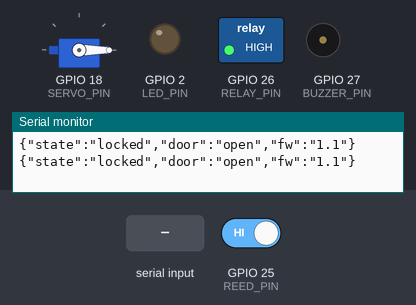
Recording of a sketch running on a simulated ESP32. On the bench: servo, switched loads named in the sketch (green lamp = pin HIGH), output pins drawn as LEDs (lit = HIGH), buzzer (waves = sounding, pin HIGH), the last lines printed to the serial monitor. The test bench sets the inputs (shaded band); at power-on: GPIO 25 (REED_PIN) HIGH.

Above: at 1.2 s.
1.3 s: "UNLOCK:1\n" received over Serial
At 2.1 s:
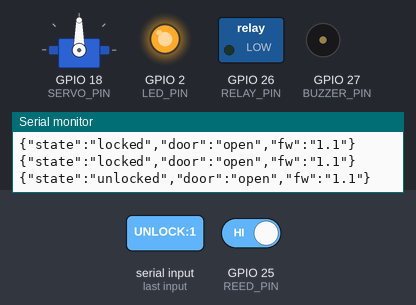
5.3 s: "UNLOCK:150\n" received over Serial
At 5.36 s:
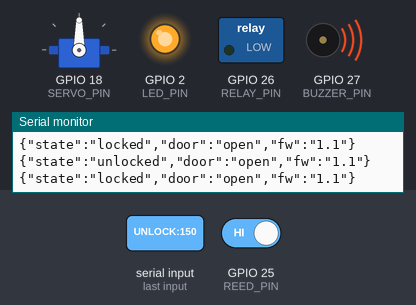
6.9 s: "unlock:1\n" received over Serial
At 8.9 s:
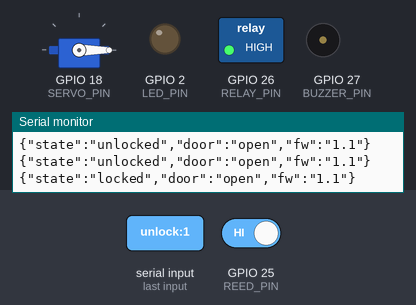
9.4 s: "unlock:150\n" received over Serial
At 10.6 s:
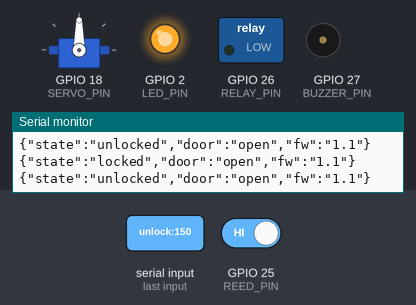
Timing chart, 0 to 15.9 s (numbered marks = the images above; inputs shaded):
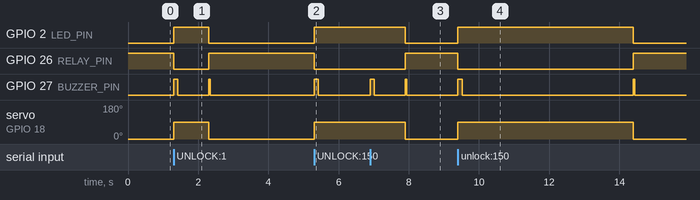

Measured:
- after the input at 1.3 s, GPIO 2 (LED_PIN): LOW → HIGH at once, → LOW 1.0 s later; GPIO 26 (RELAY_PIN): HIGH → LOW at once, → HIGH 1.0 s later; GPIO 27 (BUZZER_PIN): LOW → HIGH at once, → LOW 0.12 s later, → HIGH 0.88 s later, → LOW 0.04 s later; servo on GPIO 18 (SERVO_PIN): 0° → 90° at once, → 0° 1.0 s later
- after the input at 5.3 s, GPIO 2 (LED_PIN): LOW → HIGH at once; GPIO 26 (RELAY_PIN): HIGH → LOW at once; GPIO 27 (BUZZER_PIN): LOW → HIGH at once, → LOW 0.12 s later; servo on GPIO 18 (SERVO_PIN): 0° → 90° at once
- after the input at 6.9 s, GPIO 2 (LED_PIN): HIGH → LOW after 1.0 s; GPIO 26 (RELAY_PIN): LOW → HIGH after 1.0 s; GPIO 27 (BUZZER_PIN): LOW → HIGH at once, → LOW 0.12 s later, → HIGH 0.88 s later, → LOW 0.04 s later; servo on GPIO 18 (SERVO_PIN): 90° → 0° after 1.0 s
- after the input at 9.4 s, GPIO 2 (LED_PIN): LOW → HIGH at once, → LOW 5.0 s later; GPIO 26 (RELAY_PIN): HIGH → LOW at once, → HIGH 5.0 s later; GPIO 27 (BUZZER_PIN): LOW → HIGH at once, → LOW 0.12 s later, → HIGH 4.9 s later, → LOW 0.04 s later; servo on GPIO 18 (SERVO_PIN): 0° → 90° at once, → 0° 5.0 s later

The sketch:

smart_door.ino
```cpp
/*
 * Smart Door AI - ESP32 Firmware (Dual Mode: USB Serial + Wi-Fi MQTT, Servo Lock + Relay)
 * Libraries (Library Manager): ESP32Servo, PubSubClient, ArduinoJson (v6.x)
 * Board: "ESP32 Dev Module"
 *
 * 1) USB Serial contract (PySerial / IOT_MODE=serial):
 *    Receives : "UNLOCK" or "UNLOCK:5\n" | "LOCK\n"
 *    Responds : {"state":"unlocked|locked","door":"open|closed","fw":"1.1"}
 *
 * 2) MQTT contract (Mosquitto / IOT_MODE=real):
 *    Subscribe: smartdoor/<DEVICE_ID>/cmd        {"action":"unlock","duration":5} | {"action":"lock"}
 *    Publish  : smartdoor/<DEVICE_ID>/status     {"state":"locked|unlocked","door":"open|closed","fw":"1.1"}
 *    Publish  : smartdoor/<DEVICE_ID>/heartbeat  every 10 s
 *
 * FAIL-SECURE: boots locked (Servo 0 deg / Relay off), relocks locally by timer even if PC/Wi-Fi disconnects.
 */
#include <WiFi.h>
#include <PubSubClient.h>
#include <ArduinoJson.h>
#include <ESP32Servo.h>

// ---- CONFIG ----
const char* WIFI_SSID   = "YOUR_WIFI";
const char* WIFI_PASS   = "YOUR_PASSWORD";
const char* MQTT_HOST   = "192.168.1.10";   // PC / server running Mosquitto
const int   MQTT_PORT   = 1883;
const char* DEVICE_ID   = "door01";         // must match MQTT_DEVICE_ID in backend .env
const char* FW_VERSION  = "1.1";
const bool  ENABLE_WIFI = false;            // set true when using MQTT over Wi-Fi; false for USB Serial only

#define SERVO_PIN   18   // Servo signal pin (prototype door lock: 0 deg = locked, 90 deg = unlocked)
#define RELAY_PIN   26   // Relay IN (drives solenoid via isolated relay + flyback diode)
#define LED_PIN     2    // Status LED (on = unlocked)
#define BUZZER_PIN  27
#define REED_PIN    25   // Magnetic door sensor to GND (INPUT_PULLUP)
#define RELAY_ACTIVE_LOW true

#define SERVO_LOCKED_ANGLE   0
#define SERVO_UNLOCKED_ANGLE 90

Servo lockServo;
WiFiClient wifi;
PubSubClient mqtt(wifi);
String topicCmd, topicStatus, topicBeat;

bool unlocked = false;
unsigned long relockAt = 0, lastBeat = 0, lastReconnect = 0;
bool lastDoorOpen = false;
String serialBuf = "";

void relay(bool on) { digitalWrite(RELAY_PIN, (on ^ RELAY_ACTIVE_LOW) ? HIGH : LOW); }

void beep(int ms) { digitalWrite(BUZZER_PIN, HIGH); delay(ms); digitalWrite(BUZZER_PIN, LOW); }

void publishStatus() {
  StaticJsonDocument<160> d;
  d["state"] = unlocked ? "unlocked" : "locked";
  d["door"]  = digitalRead(REED_PIN) == HIGH ? "open" : "closed";
  d["fw"]    = FW_VERSION;
  char buf[160];
  serializeJson(d, buf);
  Serial.println(buf);
  if (ENABLE_WIFI && mqtt.connected()) {
    mqtt.publish(topicStatus.c_str(), buf, true);
  }
}

void setLock(bool open, unsigned long durationMs = 0) {
  unlocked = open;
  lockServo.write(open ? SERVO_UNLOCKED_ANGLE : SERVO_LOCKED_ANGLE);
  relay(open);
  digitalWrite(LED_PIN, open ? HIGH : LOW);
  relockAt = open ? millis() + durationMs : 0;
  beep(open ? 120 : 40);
  publishStatus();
}

void handleSerialCommand(String cmd) {
  cmd.trim();
  cmd.toUpperCase();
  if (cmd.startsWith("UNLOCK")) {
    int sec = 5;
    int colon = cmd.indexOf(':');
    if (colon > 0) {
      int parsed = cmd.substring(colon + 1).toInt();
      if (parsed >= 1 && parsed <= 60) sec = parsed;
    }
    setLock(true, (unsigned long)sec * 1000UL);
  } else if (cmd == "LOCK") {
    setLock(false);
  } else if (cmd == "STATUS") {
    publishStatus();
  }
}

void onMessage(char* topic, byte* payload, unsigned int len) {
  StaticJsonDocument<128> d;
  if (deserializeJson(d, payload, len)) return;
  const char* action = d["action"] | "";
  if (!strcmp(action, "unlock")) {
    int sec = constrain((int)(d["duration"] | 5), 1, 60);
    setLock(true, sec * 1000UL);
  } else if (!strcmp(action, "lock")) {
    setLock(false);
  }
}

void connectWifi() {
  if (!ENABLE_WIFI) return;
  WiFi.mode(WIFI_STA);
  WiFi.begin(WIFI_SSID, WIFI_PASS);
  unsigned long t = millis();
  while (WiFi.status() != WL_CONNECTED && millis() - t < 10000) delay(250);
}

void connectMqtt() {
  if (!ENABLE_WIFI) return;
  if (WiFi.status() != WL_CONNECTED) { connectWifi(); return; }
  String cid = String("esp32-") + DEVICE_ID;
  if (mqtt.connect(cid.c_str())) {
    mqtt.subscribe(topicCmd.c_str(), 1);
    publishStatus();
  }
}

void setup() {
  Serial.begin(115200);
  pinMode(RELAY_PIN, OUTPUT);
  pinMode(LED_PIN, OUTPUT);
  pinMode(BUZZER_PIN, OUTPUT);
  pinMode(REED_PIN, INPUT_PULLUP);

  lockServo.attach(SERVO_PIN);
  lockServo.write(SERVO_LOCKED_ANGLE);
  relay(false);                       // locked at boot

  topicCmd    = String("smartdoor/") + DEVICE_ID + "/cmd";
  topicStatus = String("smartdoor/") + DEVICE_ID + "/status";
  topicBeat   = String("smartdoor/") + DEVICE_ID + "/heartbeat";

  if (ENABLE_WIFI) {
    connectWifi();
    mqtt.setServer(MQTT_HOST, MQTT_PORT);
    mqtt.setCallback(onMessage);
  }
  publishStatus();
}

void loop() {
  // 1. Check USB Serial commands (UNLOCK:<sec> / LOCK)
  while (Serial.available() > 0) {
    char c = (char)Serial.read();
    if (c == '\n' || c == '\r') {
      if (serialBuf.length() > 0) {
        handleSerialCommand(serialBuf);
        serialBuf = "";
      }
    } else {
      serialBuf += c;
    }
  }

  // 2. Check Wi-Fi / MQTT if enabled
  if (ENABLE_WIFI) {
    if (!mqtt.connected()) {
      if (millis() - lastReconnect > 3000) { lastReconnect = millis(); connectMqtt(); }
    } else {
      mqtt.loop();
    }
  }

  // 3. Local auto-relock (works offline & in both Serial/MQTT modes)
  if (unlocked && relockAt && (long)(millis() - relockAt) >= 0) setLock(false);

  // 4. Door reed sensor change
  bool doorOpen = digitalRead(REED_PIN) == HIGH;
  if (doorOpen != lastDoorOpen) { lastDoorOpen = doorOpen; publishStatus(); }

  // 5. Periodic heartbeat
  if (ENABLE_WIFI && mqtt.connected() && millis() - lastBeat > 10000) {
    lastBeat = millis();
    StaticJsonDocument<128> d;
    d["state"] = unlocked ? "unlocked" : "locked";
    d["fw"] = FW_VERSION;
    char buf[128];
    serializeJson(d, buf);
    mqtt.publish(topicBeat.c_str(), buf);
  }
}
```
